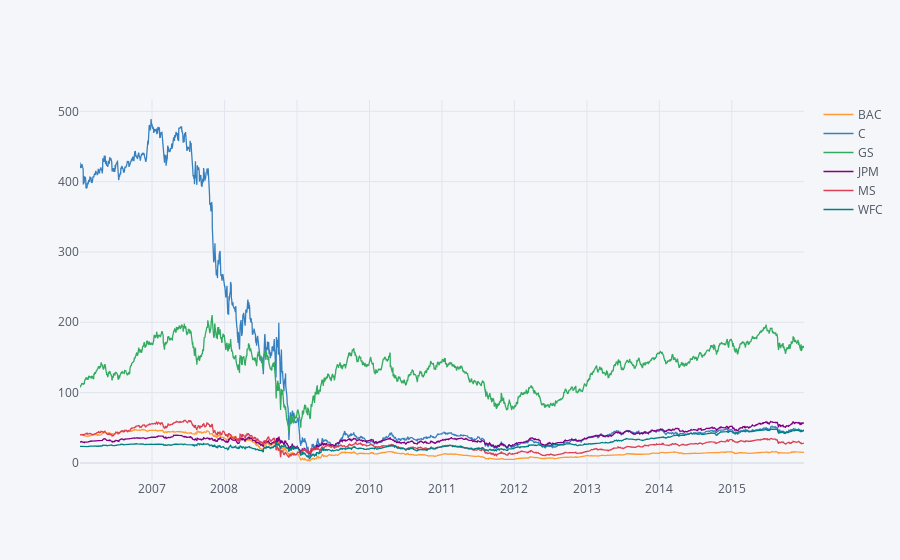

Notebook source saved alongside this figure:
### Code cell
# plotly
bank_stocks.xs(key='Close',axis=1,level='Stock Info').iplot()

### Figure 1 — Plotly figure (JSON) as saved in the notebook; plotly's stock layout.template omitted (floating-point values rounded to 4 significant figures; data arrays with more than 128 entries replaced by an {"elided": "..."} marker saying what was removed)
{"data": [{"line": {"color": "rgba(255, 153, 51, 1.0)", "dash": "solid", "shape": "linear", "width": 1.3}, "mode": "lines", "name": "BAC", "text": "", "type": "scatter", "x": {"elided": "2517 str values"}, "y": {"elided": "2517 float values"}}, {"line": {"color": "rgba(55, 128, 191, 1.0)", "dash": "solid", "shape": "linear", "width": 1.3}, "mode": "lines", "name": "C", "text": "", "type": "scatter", "x": {"elided": "2517 str values"}, "y": {"elided": "2517 float values"}}, {"line": {"color": "rgba(50, 171, 96, 1.0)", "dash": "solid", "shape": "linear", "width": 1.3}, "mode": "lines", "name": "GS", "text": "", "type": "scatter", "x": {"elided": "2517 str values"}, "y": {"elided": "2517 float values"}}, {"line": {"color": "rgba(128, 0, 128, 1.0)", "dash": "solid", "shape": "linear", "width": 1.3}, "mode": "lines", "name": "JPM", "text": "", "type": "scatter", "x": {"elided": "2517 str values"}, "y": {"elided": "2517 float values"}}, {"line": {"color": "rgba(219, 64, 82, 1.0)", "dash": "solid", "shape": "linear", "width": 1.3}, "mode": "lines", "name": "MS", "text": "", "type": "scatter", "x": {"elided": "2517 str values"}, "y": {"elided": "2517 mixed values"}}, {"line": {"color": "rgba(0, 128, 128, 1.0)", "dash": "solid", "shape": "linear", "width": 1.3}, "mode": "lines", "name": "WFC", "text": "", "type": "scatter", "x": {"elided": "2517 str values"}, "y": {"elided": "2517 float values"}}], "layout": {"legend": {"bgcolor": "#F5F6F9", "font": {"color": "#4D5663"}}, "paper_bgcolor": "#F5F6F9", "plot_bgcolor": "#F5F6F9", "title": {"font": {"color": "#4D5663"}}, "xaxis": {"gridcolor": "#E1E5ED", "showgrid": true, "tickfont": {"color": "#4D5663"}, "title": {"font": {"color": "#4D5663"}, "text": ""}, "zerolinecolor": "#E1E5ED"}, "yaxis": {"gridcolor": "#E1E5ED", "showgrid": true, "tickfont": {"color": "#4D5663"}, "title": {"font": {"color": "#4D5663"}, "text": ""}, "zerolinecolor": "#E1E5ED"}}}
